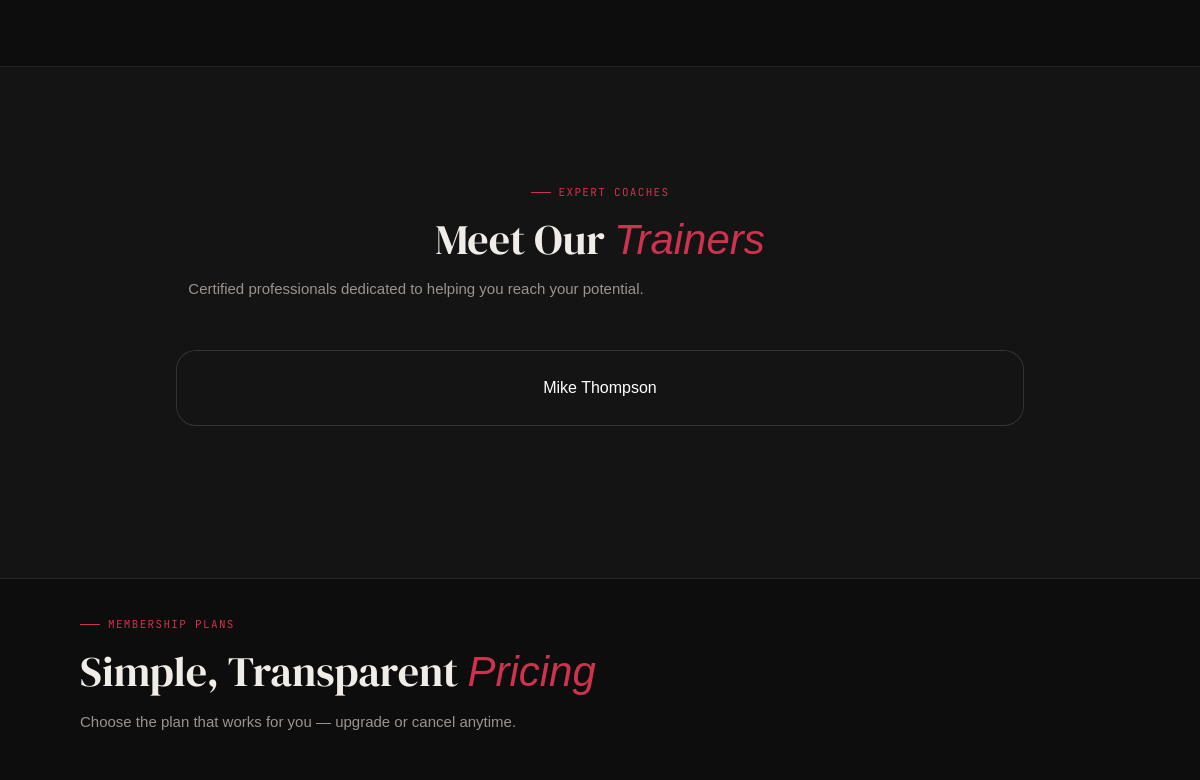
The app's page / (middle part), older data.
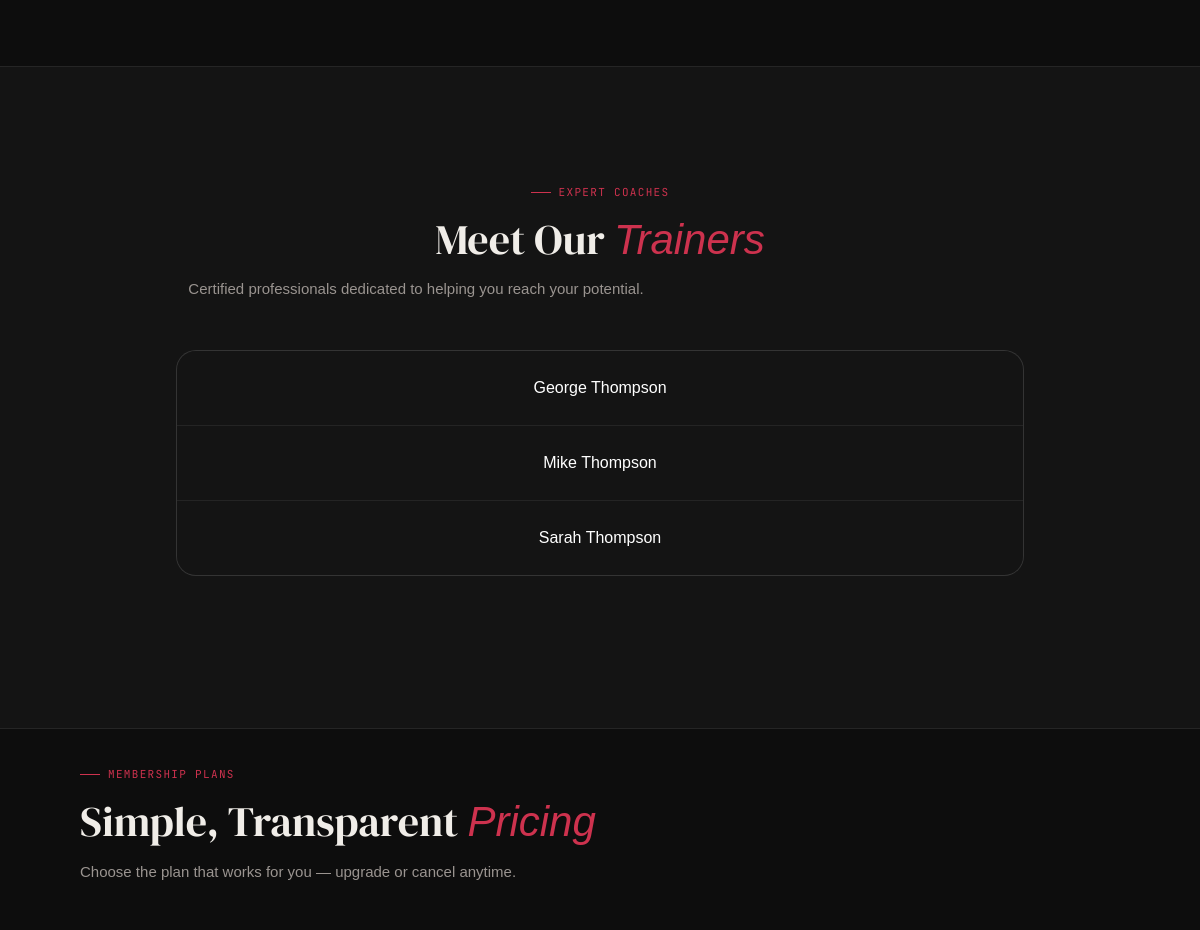
The same page, newer data.
### CUFitness/models.py (models this page shows, shortened)
class CustomUser(AbstractBaseUser, PermissionsMixin):
    ROLE_CHOICES = [
        ('MEMBER', 'Member'),
        ('COACH', 'Coach'),
        ('STAFF', 'Staff'),
        ('ADMIN', 'Admin'),
    ]
    role = models.CharField(max_length=20, choices=ROLE_CHOICES, default='MEMBER', verbose_name='user role')
    MEMBERSHIP_CHOICES = [
        ("BASIC", "Basic"),
        ("STANDARD", "Standard"),
        ("PLATINUM", "Platinum"),
        ("PER_SESSION", "Per Session"),
    ]
    email = models.EmailField(_("email address"), unique=True)
    first_name = models.CharField(_("first name"), max_length=50, default='')
    last_name = models.CharField(_("last name"), max_length=50, default='')
    membership= models.CharField(_("membership"), max_length=50, choices=MEMBERSHIP_CHOICES,default='BASIC')
    phone_number = models.CharField(max_length=20, default='', help_text='e.g. +1 514 555 0123')
    date_of_birth = models.DateField(null=True, help_text='Format: YYYY-MM-DD')
    address = models.CharField(max_length=255, default='', blank=True, help_text='Address here')
    profile_picture = models.ImageField(upload_to='profile_pictures/', default='defaults/Default_Profile_Picture.jpg',blank=True,)
    REQUEST_STATUS_CHOICES = [
        ('NONE', 'No Request'),
        ('PENDING', 'Pending Approval'),
        ('APPROVED', 'Approved'),
        ('REJECTED', 'Rejected'),
    ]
    coach_request_status = models.CharField(
        max_length=20,
        choices=REQUEST_STATUS_CHOICES,
        default='NONE',
        verbose_name='Coach request status'
    )
    WORKOUT_VISIBILITY_CHOICES = [
        ('PUBLIC', 'Public'),
        ('COACH_ONLY', 'Coach Only'),
    ]
    workout_visibility = models.CharField(
        max_length=20,
        choices=WORKOUT_VISIBILITY_CHOICES,
        default='COACH_ONLY',
        verbose_name='Workout history privacy setting'
    )
    auto_accept_appointments = models.BooleanField(
        default=False,
        help_text='Automatically accept all incoming appointment requests'
    )
    is_staff = models.BooleanField(default=False)
    is_active = models.BooleanField(default=True)
    date_joined = models.DateTimeField(default=timezone.now)
    USERNAME_FIELD = "email"
    REQUIRED_FIELDS = []
    objects = CustomUserManager()
    class Meta:
        permissions = [
            ("can_ban_users", "Can ban users"),
            ("can_view_coach_requests", "Can view coach requests"),
            ("can_accept_coach_requests", "Can accept coach requests"),
            ("can_change_user_role", "Can change user role"),
            ("can_view_user_reports", "Can view user reports"),
        ]

### CUFitness/views.py (the view)
# urls.py: 2. Add a URL to urlpatterns:  path('', views.home, name='home')
def home(request):
    if request.user.is_authenticated and request.user.role == 'STAFF':
        active_members = CustomUser.objects.filter(
            role="MEMBER",
            is_active=True
        ).order_by("first_name")
        active_coaches = CustomUser.objects.filter(
            role="COACH",
            is_active=True
        ).order_by("first_name")
        return render(request, "CUFitness/staff/staff_home.html", {"active_members": active_members, "active_coaches": active_coaches})
    else:
        active_coaches = CustomUser.objects.filter(
            role="COACH",
            is_active=True
        ).order_by("first_name")
        return render(request, 'CUFitness/general_website/home.html', {"active_coaches": active_coaches})

### CUFitness/templates/CUFitness/general_website/home.html (shortened to what this page needs)
{% extends 'CUFitness/general_website/base.html' %}
{% load static %}
{% block extra_styles %}
  <link rel="stylesheet" href="{% static 'general_website/home.css' %}"/>
{% endblock %}
{% block content %}
<section class="trainers-section">
  <div class="section-header">
    <div class="section-label">Expert Coaches</div>
    <h2>Meet Our <em>Trainers</em></h2>
    <p>Certified professionals dedicated to helping you reach your potential.</p>
  </div>
    <div class="trainers-grid">
        {% for coach in active_coaches %}
            <div class="trainer-row">
                <div class="trainer-info">
                    <span>{{ coach.first_name }} {{ coach.last_name }}</span>
                </div>
            </div>
        {% endfor %}
    </div>
</section>
<div class="section-header">
  <div class="section-label">Membership Plans</div>
  <h2>Simple, Transparent <em>Pricing</em></h2>
  <p>Choose the plan that works for you — upgrade or cancel anytime.</p>
</div>
{% endblock %}

Row changes from the older to the newer data that the page shows:
added CustomUser: first_name "George", last_name "Thompson"
added CustomUser: first_name "Sarah", last_name "Thompson"
